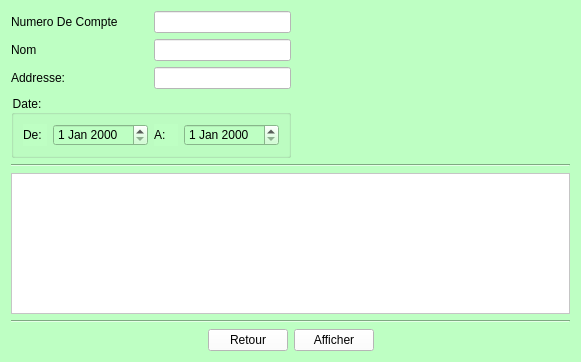
<?xml version="1.0" encoding="UTF-8"?>
<ui version="4.0">
 <class>statement</class>
 <widget class="QWidget" name="statement">
  <property name="geometry">
   <rect>
    <x>0</x>
    <y>0</y>
    <width>581</width>
    <height>362</height>
   </rect>
  </property>
  <property name="windowTitle">
   <string>Statement</string>
  </property>
  <property name="windowIcon">
   <iconset resource="resource.qrc">
    <normaloff>:/new/Resource/Login.png</normaloff>:/new/Resource/Login.png</iconset>
  </property>
  <property name="autoFillBackground">
   <bool>false</bool>
  </property>
  <property name="styleSheet">
   <string notr="true">background-color: rgb(190, 255, 195);</string>
  </property>
  <layout class="QVBoxLayout" name="verticalLayout">
   <item>
    <layout class="QHBoxLayout" name="horizontalLayout_4">
     <item>
      <layout class="QHBoxLayout" name="horizontalLayout">
       <item>
        <widget class="QLabel" name="label">
         <property name="sizePolicy">
          <sizepolicy hsizetype="MinimumExpanding" vsizetype="Preferred">
           <horstretch>0</horstretch>
           <verstretch>0</verstretch>
          </sizepolicy>
         </property>
         <property name="text">
          <string>Numero De Compte</string>
         </property>
        </widget>
       </item>
       <item>
        <widget class="QLineEdit" name="statement_acc_no">
         <property name="sizePolicy">
          <sizepolicy hsizetype="Expanding" vsizetype="Fixed">
           <horstretch>0</horstretch>
           <verstretch>0</verstretch>
          </sizepolicy>
         </property>
         <property name="styleSheet">
          <string notr="true">background-color: rgb(255, 255, 255);</string>
         </property>
        </widget>
       </item>
      </layout>
     </item>
     <item>
      <spacer name="horizontalSpacer">
       <property name="orientation">
        <enum>Qt::Horizontal</enum>
       </property>
       <property name="sizeHint" stdset="0">
        <size>
         <width>40</width>
         <height>20</height>
        </size>
       </property>
      </spacer>
     </item>
    </layout>
   </item>
   <item>
    <layout class="QHBoxLayout" name="horizontalLayout_5">
     <item>
      <layout class="QHBoxLayout" name="horizontalLayout_2">
       <item>
        <widget class="QLabel" name="label_2">
         <property name="sizePolicy">
          <sizepolicy hsizetype="MinimumExpanding" vsizetype="Preferred">
           <horstretch>0</horstretch>
           <verstretch>0</verstretch>
          </sizepolicy>
         </property>
         <property name="text">
          <string>Nom</string>
         </property>
        </widget>
       </item>
       <item>
        <widget class="QLineEdit" name="statement_name">
         <property name="sizePolicy">
          <sizepolicy hsizetype="Expanding" vsizetype="Fixed">
           <horstretch>0</horstretch>
           <verstretch>0</verstretch>
          </sizepolicy>
         </property>
         <property name="styleSheet">
          <string notr="true">background-color: rgb(255, 255, 255);</string>
         </property>
        </widget>
       </item>
      </layout>
     </item>
     <item>
      <spacer name="horizontalSpacer_2">
       <property name="orientation">
        <enum>Qt::Horizontal</enum>
       </property>
       <property name="sizeHint" stdset="0">
        <size>
         <width>40</width>
         <height>20</height>
        </size>
       </property>
      </spacer>
     </item>
    </layout>
   </item>
   <item>
    <layout class="QHBoxLayout" name="horizontalLayout_6">
     <item>
      <layout class="QHBoxLayout" name="horizontalLayout_3">
       <item>
        <widget class="QLabel" name="label_3">
         <property name="sizePolicy">
          <sizepolicy hsizetype="MinimumExpanding" vsizetype="Preferred">
           <horstretch>0</horstretch>
           <verstretch>0</verstretch>
          </sizepolicy>
         </property>
         <property name="text">
          <string>Addresse:</string>
         </property>
        </widget>
       </item>
       <item>
        <widget class="QLineEdit" name="statement_address">
         <property name="styleSheet">
          <string notr="true">background-color: rgb(255, 255, 255);</string>
         </property>
        </widget>
       </item>
      </layout>
     </item>
     <item>
      <spacer name="horizontalSpacer_3">
       <property name="orientation">
        <enum>Qt::Horizontal</enum>
       </property>
       <property name="sizeHint" stdset="0">
        <size>
         <width>40</width>
         <height>20</height>
        </size>
       </property>
      </spacer>
     </item>
    </layout>
   </item>
   <item>
    <layout class="QHBoxLayout" name="horizontalLayout_11">
     <item>
      <widget class="QGroupBox" name="statement_date">
       <property name="sizePolicy">
        <sizepolicy hsizetype="Preferred" vsizetype="Preferred">
         <horstretch>0</horstretch>
         <verstretch>0</verstretch>
        </sizepolicy>
       </property>
       <property name="title">
        <string>Date:</string>
       </property>
       <layout class="QHBoxLayout" name="horizontalLayout_10">
        <item>
         <layout class="QHBoxLayout" name="horizontalLayout_8">
          <item>
           <widget class="QLabel" name="label_4">
            <property name="sizePolicy">
             <sizepolicy hsizetype="MinimumExpanding" vsizetype="Preferred">
              <horstretch>0</horstretch>
              <verstretch>0</verstretch>
             </sizepolicy>
            </property>
            <property name="text">
             <string>De:</string>
            </property>
           </widget>
          </item>
          <item>
           <widget class="QDateEdit" name="statement_from">
            <property name="sizePolicy">
             <sizepolicy hsizetype="Expanding" vsizetype="Fixed">
              <horstretch>0</horstretch>
              <verstretch>0</verstretch>
             </sizepolicy>
            </property>
           </widget>
          </item>
         </layout>
        </item>
        <item>
         <layout class="QHBoxLayout" name="horizontalLayout_9">
          <item>
           <widget class="QLabel" name="label_5">
            <property name="sizePolicy">
             <sizepolicy hsizetype="MinimumExpanding" vsizetype="Preferred">
              <horstretch>0</horstretch>
              <verstretch>0</verstretch>
             </sizepolicy>
            </property>
            <property name="text">
             <string>A:</string>
            </property>
           </widget>
          </item>
          <item>
           <widget class="QDateEdit" name="statement_to">
            <property name="sizePolicy">
             <sizepolicy hsizetype="Expanding" vsizetype="Fixed">
              <horstretch>0</horstretch>
              <verstretch>0</verstretch>
             </sizepolicy>
            </property>
           </widget>
          </item>
         </layout>
        </item>
       </layout>
      </widget>
     </item>
     <item>
      <spacer name="horizontalSpacer_6">
       <property name="orientation">
        <enum>Qt::Horizontal</enum>
       </property>
       <property name="sizeType">
        <enum>QSizePolicy::Expanding</enum>
       </property>
       <property name="sizeHint" stdset="0">
        <size>
         <width>40</width>
         <height>20</height>
        </size>
       </property>
      </spacer>
     </item>
    </layout>
   </item>
   <item>
    <widget class="Line" name="line">
     <property name="orientation">
      <enum>Qt::Horizontal</enum>
     </property>
    </widget>
   </item>
   <item>
    <widget class="QTableView" name="statement_table">
     <property name="styleSheet">
      <string notr="true">background-color: rgb(255, 255, 255);</string>
     </property>
    </widget>
   </item>
   <item>
    <widget class="Line" name="line_2">
     <property name="orientation">
      <enum>Qt::Horizontal</enum>
     </property>
    </widget>
   </item>
   <item>
    <layout class="QHBoxLayout" name="horizontalLayout_7">
     <item>
      <spacer name="horizontalSpacer_4">
       <property name="orientation">
        <enum>Qt::Horizontal</enum>
       </property>
       <property name="sizeHint" stdset="0">
        <size>
         <width>40</width>
         <height>20</height>
        </size>
       </property>
      </spacer>
     </item>
     <item>
      <widget class="QPushButton" name="statement_back">
       <property name="styleSheet">
        <string notr="true">background-color: rgb(255, 255, 255);</string>
       </property>
       <property name="text">
        <string>Retour</string>
       </property>
      </widget>
     </item>
     <item>
      <widget class="QPushButton" name="statement_show">
       <property name="styleSheet">
        <string notr="true">background-color: rgb(255, 255, 255);</string>
       </property>
       <property name="text">
        <string>Afficher</string>
       </property>
      </widget>
     </item>
     <item>
      <spacer name="horizontalSpacer_5">
       <property name="orientation">
        <enum>Qt::Horizontal</enum>
       </property>
       <property name="sizeHint" stdset="0">
        <size>
         <width>40</width>
         <height>20</height>
        </size>
       </property>
      </spacer>
     </item>
    </layout>
   </item>
  </layout>
 </widget>
 <resources>
  <include location="resource.qrc"/>
 </resources>
 <connections/>
</ui>
